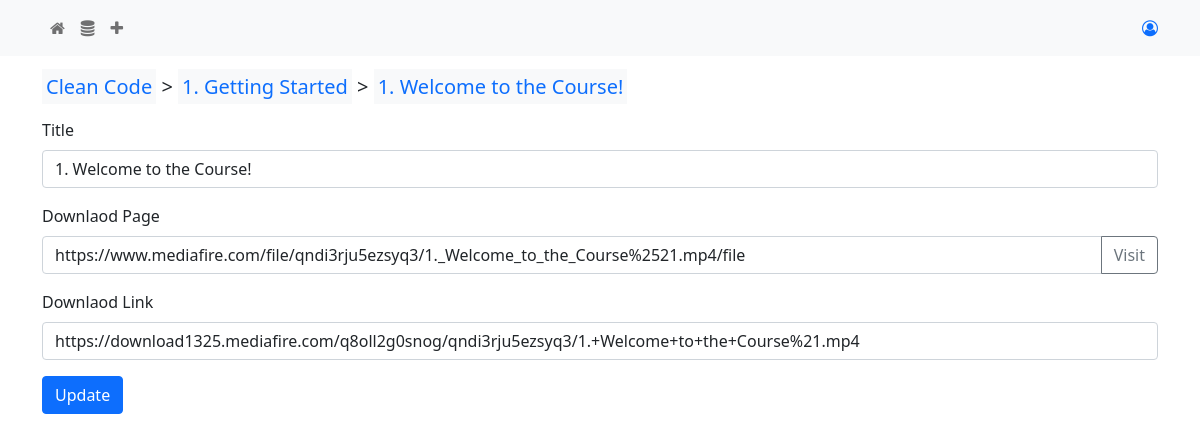
Page /video/update/277 on the committed database.
### myapp/models.py (models this page shows, shortened)
class Video(models.Model):
    title = models.CharField(max_length=200)
    chapter = models.ForeignKey(Chapter, on_delete=models.CASCADE)
    download_page = models.URLField()
    download_link = models.URLField(null=True, blank=True)
    last_seen = models.DateTimeField(null=True, blank=True)
    type = models.CharField(max_length=20, null=True, blank=True)

class Chapter(models.Model):
    title = models.CharField(max_length=200)
    google_docs_link = models.URLField(null=True, blank=True)
    course = models.ForeignKey(Course, on_delete=models.CASCADE, null=True, blank=True)

class Course(models.Model):
    title = models.CharField(max_length=200)
    google_docs_link = models.URLField(null=True, blank=True)
    link = models.URLField()
    chapters_videos_json = models.TextField()
    storage = models.ForeignKey(Storage, on_delete=models.CASCADE, null=True, blank=True)

### myapp/views.py (the view)
# urls.py: path('video/update/<int:id>', views.video_update, name='video-update-page'),
def video_update(request, id):
    if request.method == 'POST':
        title = request.POST.get('title')
        download_page = request.POST.get('download-page')
        download_link = request.POST.get('download-link')
        video = get_object_or_404(Video, pk=int(id))
        try:
            video.title = title
            video.download_page = download_page
            video.download_link = download_link
            video.save()
            messages.success(request, 'The video is updated successfully.')
            redirect_path = reverse('video-detail-page', args=[id])
        except:
            messages.error(request, 'Failed to update the video. Some error occoured.')
            redirect_path = reverse('video-update-page', args=[id])
        return HttpResponseRedirect(redirect_path)
    else:
        context = {
            'video': get_object_or_404(Video, pk=id)
        }
        return render(request, 'myapp/video_update.html', context=context)

### myapp/templates/myapp/video_update.html (shortened to what this page needs)
{% extends 'myapp/base.html' %}
{% block page_content %}
    <p class="lead">
        <a href="{% url 'course-detail-page' video.chapter.course.id %}" class="bg-light p-1">{{video.chapter.course.title}}</a>
         >
        <a  href="{% url 'chapter-update-page' video.chapter.id %}" class="bg-light p-1">{{video.chapter.title}}</a>
         >
        <a href="{% url 'video-detail-page' video.id %}" class="bg-light p-1">{{video.title}}</a>
    </p>
    <form action="{% url 'video-update-page' video.id %}" method="POST">
        <div class="mb-3">
            <label for="title" class="form-label">Title</label>
            <input type="text" class="form-control" id="title" {% if video.title %} value="{{video.title}}" {% endif %} name="title" placeholder="Enter Title">
        </div>
        <label for="download-page" class="form-label">Downlaod Page</label>
        <div class="input-group mb-3">
            <input type="text" class="form-control" id="download-page" {% if video.download_page %} value="{{video.download_page}}" {% endif %} name="download-page" placeholder="Enter Download Page">
            <a class="btn btn-outline-secondary" href="{{video.download_page}}" target="_blank" type="button">Visit</a>
        </div>
        <div class="mb-3">
            <label for="download-link" class="form-label">Downlaod Link</label>
            <input type="text" class="form-control" id="download-link" {% if video.download_link %} value="{{video.download_link}}" {% endif %} name="download-link" placeholder="Enter Download Link">
        </div>
        <button type="submit" class="btn btn-primary">Update</button>
    </form>
{% endblock page_content %}

### myapp/templates/myapp/base.html (style rules this page uses)
a { text-decoration: none; }

### rows in the picture
Video: chapter.course "Clean Code", chapter "1. Getting Started", title "1. Welcome to the Course!", download-page "https://www.mediafire.com/file/qndi3rju5ezsyq3/1._Welcome_to_the_Course%2521.mp4/file", download-link "https://download1325.mediafire.com/q8oll2g0snog/qndi3rju5ezsyq3/1.+Welcome+to+the+Course%21.mp4"
